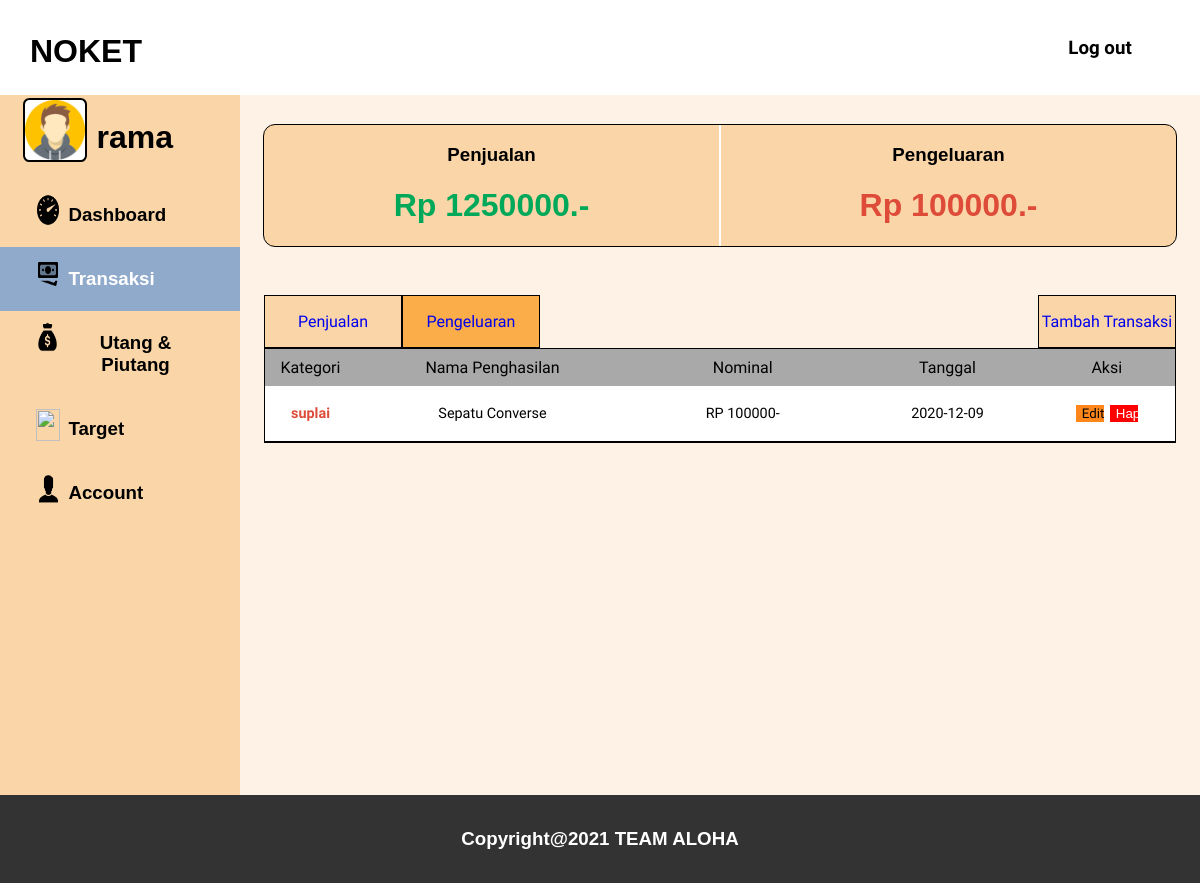
Screenshot of /pengeluaran.php (signed in) with the database file from the repository.
### tables this page shows
CREATE TABLE `pengguna` (
  `id` int(255) NOT NULL,
  `username` varchar(255) NOT NULL,
  `password` varchar(255) NOT NULL,
  `email` varchar(255) NOT NULL,
  `nohp` int(255) NOT NULL
);

CREATE TABLE `catatankeuangan` (
  `id` int(255) NOT NULL,
  `jumlah` int(255) NOT NULL,
  `tanggal` date NOT NULL,
  `keterangan` varchar(255) NOT NULL,
  `id_pengguna` int(255) NOT NULL,
  `id_subkategori` int(255) NOT NULL
);

CREATE TABLE `subkategori` (
  `id` int(255) NOT NULL,
  `nama` varchar(255) NOT NULL,
  `id_kategori` int(255) NOT NULL
);

### pengeluaran.php (the view, shortened to what this page needs)
<?php
    include 'php/koneksi.php';
    $sql = "SELECT * FROM pengguna WHERE username = '$_SESSION[username]'" ;
    $result = mysqli_query($conn, $sql);
    $row = mysqli_fetch_assoc($result);
    $sql2 = "SELECT sk.nama, ck.keterangan , ck.jumlah, ck.tanggal FROM catatankeuangan ck INNER JOIN subkategori sk ON ck.id_subkategori = sk.id INNER JOIN kategoricatatan kc ON sk.id_kategori = kc.id WHERE ck.id_pengguna = '$_SESSION[id]' AND sk.id_kategori = 2;" ;
    $result2 = mysqli_query($conn, $sql2);
    $sql3 = "SELECT SUM(ck.jumlah) AS jumlah FROM catatankeuangan ck INNER JOIN subkategori sk ON ck.id_subkategori = sk.id WHERE sk.id = 1;";
    $result3 = mysqli_query($conn, $sql3);
    $row3 = mysqli_fetch_assoc($result3);
    $sql4 = "SELECT SUM(ck.jumlah) AS jumlah FROM catatankeuangan ck INNER JOIN subkategori sk ON ck.id_subkategori = sk.id WHERE sk.id = 2;";
    $result4 = mysqli_query($conn, $sql4);
    $row4 = mysqli_fetch_assoc($result4);
?>
<html>
    <head>
        <link rel="stylesheet" href="css/pengeluaran.css">
    </head>
    <body>
    <div id="page">
        <div class = "navbar">
            <div class="navbarLogo">
                <h1>NOKET<h1>
            </div>
                <nav>
                        <ul class="navbarMenu">
                            <li><h3><a href="php/logout.php">Log out</a></h3></li>
                        </ul>
                </nav>
        </div>
        <div id="isi-page">
            <div id="sidebar">
                <div class="sidebar-item-profile">
                    <div id="sidebar-image-container">
                        <img src="foto/avatar-icon.png" alt="#" id="sidebar-image-profile">
                        <h1><?php echo $row['username'];?></h1>
                    </div>
                </div>
                <a href="mainPage.php" class="sidebar-item-container">
                    <div class="sidebar-item">
                        <div id="sidebar-item-icon">
                            <img src="foto/icons8-dashboard-100.png" alt="" id="sidebar-image">
                        </div>
                        <div class="sidebar-item-text">
                            <h3>Dashboard</h3>
                        </div>
                    </div>
                </a>
                <a href="#" class="sidebar-item-container collapsible  selected">
                    <div class="sidebar-item">
                        <div id="sidebar-item-icon">
                            <img src="foto/icons8-money-96.png" alt="" id="sidebar-image">
                        </div>
                        <div class="sidebar-item-text">
                            <h3>Transaksi</h3>
                        </div>
                    </div>
                </a>
                <a href="#" class="sidebar-item-container collapsible">
                    <div class="sidebar-item">
                        <div id="sidebar-item-icon">
                            <img src="foto/icons8-money-bag-90.png" alt="" id="sidebar-image">
                        </div>
                        <div class="sidebar-item-text">
                            <h3>Utang & Piutang</h3>
                        </div>
                    </div>
                </a>
                <a href="#" class="sidebar-item-container">
                    <div class="sidebar-item">
                        <div id="sidebar-item-icon">
                            <img src="foto/icons8-goal-100.png" alt="" id="sidebar-image">
                        </div>
                        <div class="sidebar-item-text">
                            <h3>Target</h3>
                        </div>
                    </div>
            </a>
                <a href="#" class="sidebar-item-container collapsible">
                    <div class="sidebar-item">
                        <div id="sidebar-item-icon">
                            <img src="foto/icons8-account-100.png" alt="" id="sidebar-image">
                        </div>
                        <div class="sidebar-item-text">
                            <h3>Account</h3>
                        </div>
                    </div>
                </a>
            </div>
            <div id="content-card">
                <div id="info-header">
                    <div id="info-header-kiri">
                        <div class="info-header-judul">
                            <h3>Penjualan</h3>
                        </div>
                        <div class="info-header-isi">
                            <h1 style="color: 00A85A;">Rp <?php echo $row3['jumlah'] ;?>.-</h1>
                        </div>
                    </div>
                    <div id="info-header-kanan">
                        <div class="info-header-judul">
                            <h3>Pengeluaran</h3>
                        </div>
                        <div class="info-header-isi">
                            <h1 style="color: DE4B39;">Rp <?php echo $row4['jumlah'] ;?>.-</h1>
                        </div>
                    </div>
                </div>
                <div id="table-atas">
                    <a href="penjualan.php"  id="table-atas-penjualan">
                        <p>Penjualan</p>
                    </a>
                    <a href="pengeluaran.php" id="table-atas-pengeluaran">
                        <p>Pengeluaran</p>
                    </a>
                    <div id="table-atas-jarak">
                    </div>
                    <a href="tambah-transaksi.php" id="table-atas-tambah">
                        <p>Tambah Transaksi</p>
                    </a>
                </div>
                <div id="table-wrapper">
                    <div id="table-scroll">
                        <table id="myTable" cellspacing="0">
                            <thead>
                                <tr>
                                    <th style="width: 10%;">
                                        <p>
                                            Kategori
                                        </p>
                                    </th>
                                    <th style="width: 30%;">
                                        <p>
                                            Nama Penghasilan
                                        </p>
                                    </th>
                                    <th style="width: 25%;" onclick="sortTable(0)">
                                        <p>
                                            Nominal
                                        </p>
                                    </th>
                                    <th style="width: 20%;" onclick="sortTable(1)">
                                        <p>
                                            Tanggal
                                        </p>
                                    </th>
                                    <th style="width: 25%;">
                                        <p>
                                            Aksi
                                        </p>
                                    </th>
                                </tr>
                            </thead>
                            <tbody>
                            <?php
                                while($row2 = mysqli_fetch_assoc($result2)) {
                                    echo "<tr>
                                        <td><p id='table-kategori-pengeluaran' style='font-weight:bold;'>".$row2['nama']."</p></td>
                                        <td><p>".$row2['keterangan']."</p></td>
                                        <td><p>RP ".$row2['jumlah']."-</p></td>
                                        <td><p>".$row2['tanggal']."</p></td>
                                        <td><button id='tombol-aksi-edit' name='bEdit'><a href='edit-transaksi-penjualan.php'>Edit</a></button>
                                        <button id='tombol-aksi-hapus' name='bHapus'>Hapus</button></td>
                                    </tr>";
                                }
                                ?>
                            </tbody>
                        </table>
                    </div>
                </div>
            </div>
        </div>
        <div id="footer">
            <h3 style="text-align:center">Copyright@2021 TEAM ALOHA </h3>
        </div>
    </div>
    </body>
</html>

### css/pengeluaran.css (style rules this page uses)
body,head { margin: 0; padding: 0; }
h1,h2,h3,h4 { font-family: 'Work-Sans',sans-serif; }
p,a { font-family: 'Work Sans', sans-serif; }
#isi-page { width: 100%; height: auto; display: flex; flex-wrap: nowrap; }
.navbar { width: 100%; }
.navbarLogo { color: black; float: left; text-align: left; margin-top: 1%; margin-left: 30px; }
ol,ul { list-style: none; }
.navbarMenu { font-family: "Work Sans"; float: right; background-color: #FFF; text-align: center; justify-content: center; display: flex; position: relative; }
.navbarMenu li { display:block; width:200px; float:right; margin-left:10px; font-weight: bolder; }
.navbarMenu a { display:block; padding:1%; text-decoration:none; background-color:#fff; color:black; }
#sidebar { width: 20%; min-height: 87.5vh; background-color: F9D5A7; }
.sidebar-item-profile { width: 90%; height: auto; display: flex; margin: auto; text-align: center; padding: 1%; margin-bottom: 1%; border-bottom: px solid black; }
.sidebar-item-container { width: 100%; height: auto; display: block; text-decoration: none; color: black; border: none; }
.sidebar-item { width: 70%; height: auto; display: flex; margin: auto; text-align: center; padding: 1%; }
#sidebar-item-icon { width: 2vw; height: 4vh; display: flex; margin-right: 5%; margin-top: 4%; }
#sidebar-image-profile { width: 10vh; height: 5vw; margin-right: 15%; border: solid 2px black; border-radius: 10%; background-color: white; }
#sidebar-image { width: 100%; height: 100%; margin-top: 10%; }
#sidebar-image-container { width: 30%; height: 20%; display: flex; margin: auto; margin-right: 65%; }
.selected { background-color: #90AACB; color: white; }
#content-card { width: 80%; height: auto; background-color: FEF1E6; }
#info-header { width: 95%; height: auto; margin: auto; margin-top: 3%; border: black solid 1px; border-radius: 1vw; display: flex; background-color: F9D5A7; }
#info-header-kiri { width: 50%; height: auto; text-align: center; border-right: white 1px solid; }
#info-header-kanan { width: 50%; height: auto; text-align: center; border-left: white 1px solid; }
#table-atas { width: 95%; height: auto; display: flex; margin: auto; margin-top: 5%; }
#table-atas-pengeluaran { width: 15%; height: auto; text-align: center; text-decoration: none; background-color: rgb(250, 173, 73); border:1px black solid; }
#table-atas-penjualan { width: 15%; height: auto; text-align: center; text-decoration: none; background-color: #F9D5A7; border:1px black solid; }
#table-atas-jarak { width: 55%; }
#table-atas-tambah { width: 15%; height: auto; text-align: center; text-decoration: none; background-color: F9D5A7; border:1px black solid; }
#table-wrapper { width: 95%; ; margin: auto; }
#table-scroll { overflow:auto; width: 100%; max-height: 60%; }
#myTable { width: 100%; border: 1px solid black; }
#myTable th { background-color: A9A9A9; text-align: center; vertical-align: middle; padding: 1%; }
#myTable th p { font-weight: 500; }
#myTable td { text-align: center; padding: 2%; background-color: white; border-bottom: 1px solid black; border-collapse: collapse; }
#myTable td p { font-weight: lighter; font-size: 0.9em; }
#table-kategori-pengeluaran { color: DE4B39; }
#tombol-aksi-edit { margin: auto; width: 30%; height: auto; background-color: FF861A; border: 1px solid white; }
#tombol-aksi-edit a { text-decoration: none; color: black; }
#tombol-aksi-hapus { width: 30%; height: auto; background-color: FF0000; color: white; border: 1px solid white; }
#footer { width: 100%; height: 10%; line-height: 50px; background: #333; color: #fff; position: absolute; margin: auto; }

### rows the page displays
pengguna: username "rama"
catatankeuangan: id_subkategori.nama "suplai", keterangan "Sepatu Converse", jumlah "100000", tanggal "2020-12-09"

### other values shown
$row3['jumlah'] "1250000"
$row4['jumlah'] "100000"
